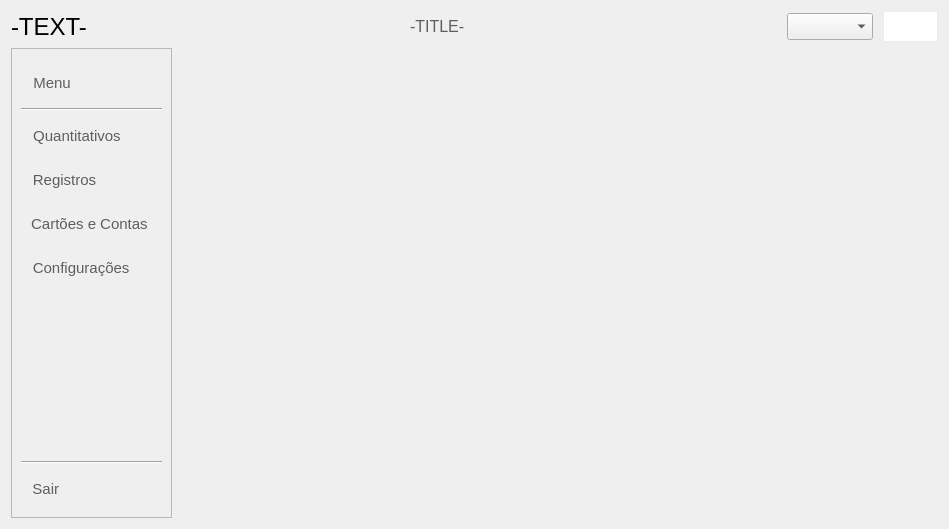
<?xml version="1.0" encoding="UTF-8"?>
<ui version="4.0">
 <class>MainPage</class>
 <widget class="QWidget" name="MainPage">
  <property name="geometry">
   <rect>
    <x>0</x>
    <y>0</y>
    <width>949</width>
    <height>529</height>
   </rect>
  </property>
  <property name="font">
   <font>
    <family>Segoe UI</family>
    <pointsize>12</pointsize>
   </font>
  </property>
  <property name="windowTitle">
   <string>Form</string>
  </property>
  <layout class="QGridLayout" name="mainLayout">
   <item row="0" column="0" colspan="2">
    <widget class="QWidget" name="widget" native="true">
     <layout class="QHBoxLayout" name="horizontalLayout">
      <property name="spacing">
       <number>10</number>
      </property>
      <property name="leftMargin">
       <number>0</number>
      </property>
      <property name="topMargin">
       <number>0</number>
      </property>
      <property name="rightMargin">
       <number>0</number>
      </property>
      <property name="bottomMargin">
       <number>0</number>
      </property>
      <item>
       <widget class="QLabel" name="lbTextUser">
        <property name="font">
         <font>
          <pointsize>18</pointsize>
         </font>
        </property>
        <property name="text">
         <string>-TEXT-</string>
        </property>
       </widget>
      </item>
      <item>
       <spacer name="horizontalSpacer_2">
        <property name="orientation">
         <enum>Qt::Horizontal</enum>
        </property>
        <property name="sizeHint" stdset="0">
         <size>
          <width>0</width>
          <height>20</height>
         </size>
        </property>
       </spacer>
      </item>
      <item>
       <widget class="QLabel" name="lbTitle">
        <property name="styleSheet">
         <string notr="true">color: #5E5E5E;</string>
        </property>
        <property name="text">
         <string>-TITLE-</string>
        </property>
       </widget>
      </item>
      <item>
       <spacer name="horizontalSpacer">
        <property name="orientation">
         <enum>Qt::Horizontal</enum>
        </property>
        <property name="sizeHint" stdset="0">
         <size>
          <width>0</width>
          <height>20</height>
         </size>
        </property>
       </spacer>
      </item>
      <item>
       <widget class="QComboBox" name="cbProfile"/>
      </item>
      <item>
       <widget class="QPushButton" name="btnNotificacoes">
        <property name="styleSheet">
         <string notr="true">QPushButton {
	background-color: white;
	border: 1px solid #EDEDED;
	border-radius: 18;
    padding: 5;
}

QPushButton::hover {
	background-color: transparent;
}</string>
        </property>
        <property name="text">
         <string/>
        </property>
        <property name="icon">
         <iconset resource="imgs/resource.qrc">
          <normaloff>:/root/icons/bell.svg</normaloff>:/root/icons/bell.svg</iconset>
        </property>
        <property name="iconSize">
         <size>
          <width>25</width>
          <height>25</height>
         </size>
        </property>
        <property name="flat">
         <bool>true</bool>
        </property>
       </widget>
      </item>
     </layout>
    </widget>
   </item>
   <item row="1" column="0">
    <widget class="QFrame" name="frame">
     <property name="sizePolicy">
      <sizepolicy hsizetype="Fixed" vsizetype="Preferred">
       <horstretch>0</horstretch>
       <verstretch>0</verstretch>
      </sizepolicy>
     </property>
     <property name="font">
      <font>
       <pointsize>11</pointsize>
      </font>
     </property>
     <property name="styleSheet">
      <string notr="true">QWidget {
	color: #5E5E5E;
}

QPushButton {
	border: none;
	padding: 10;
	border-radius: 10;
	border-top-left-radius: 0;
	border-bottom-left-radius: 0;
}

QPushButton::hover, QPushButton:checked {
	border-left:4px solid #003F87;
	background-color: #CEE5FF;
}

/* botões para não aplicar cores */
QPushButton#btnSair::hover, QPushButton#btnNav::hover { background-color: transparent; border: none;}</string>
     </property>
     <property name="frameShape">
      <enum>QFrame::StyledPanel</enum>
     </property>
     <property name="frameShadow">
      <enum>QFrame::Raised</enum>
     </property>
     <layout class="QVBoxLayout" name="frameLayout">
      <item>
       <widget class="QWidget" name="widget_2" native="true">
        <layout class="QHBoxLayout" name="horizontalLayout_2">
         <property name="spacing">
          <number>0</number>
         </property>
         <property name="leftMargin">
          <number>0</number>
         </property>
         <property name="topMargin">
          <number>0</number>
         </property>
         <property name="rightMargin">
          <number>0</number>
         </property>
         <property name="bottomMargin">
          <number>0</number>
         </property>
        </layout>
       </widget>
      </item>
      <item>
       <widget class="QPushButton" name="btnNav">
        <property name="font">
         <font>
          <family>Segoe UI</family>
          <pointsize>11</pointsize>
         </font>
        </property>
        <property name="cursor">
         <cursorShape>PointingHandCursor</cursorShape>
        </property>
        <property name="toolTip">
         <string>Menu</string>
        </property>
        <property name="text">
         <string>Menu                   </string>
        </property>
        <property name="icon">
         <iconset resource="imgs/resource.qrc">
          <normaloff>:/root/icons/bars-solid-full.svg</normaloff>:/root/icons/bars-solid-full.svg</iconset>
        </property>
        <property name="iconSize">
         <size>
          <width>25</width>
          <height>25</height>
         </size>
        </property>
        <property name="flat">
         <bool>true</bool>
        </property>
       </widget>
      </item>
      <item>
       <widget class="Line" name="line_2">
        <property name="orientation">
         <enum>Qt::Horizontal</enum>
        </property>
       </widget>
      </item>
      <item>
       <widget class="QPushButton" name="btnQuantitativos">
        <property name="font">
         <font>
          <family>Segoe UI</family>
          <pointsize>11</pointsize>
         </font>
        </property>
        <property name="cursor">
         <cursorShape>PointingHandCursor</cursorShape>
        </property>
        <property name="toolTip">
         <string>Quantitativos</string>
        </property>
        <property name="text">
         <string>Quantitativos       </string>
        </property>
        <property name="icon">
         <iconset resource="imgs/resource.qrc">
          <normaloff>:/root/icons/pie-chart.svg</normaloff>:/root/icons/pie-chart.svg</iconset>
        </property>
        <property name="iconSize">
         <size>
          <width>25</width>
          <height>25</height>
         </size>
        </property>
        <property name="checkable">
         <bool>true</bool>
        </property>
        <property name="flat">
         <bool>true</bool>
        </property>
       </widget>
      </item>
      <item>
       <widget class="QPushButton" name="btnRegs">
        <property name="font">
         <font>
          <family>Segoe UI</family>
          <pointsize>11</pointsize>
         </font>
        </property>
        <property name="cursor">
         <cursorShape>PointingHandCursor</cursorShape>
        </property>
        <property name="toolTip">
         <string>Registros</string>
        </property>
        <property name="text">
         <string>Registros             </string>
        </property>
        <property name="icon">
         <iconset resource="imgs/resource.qrc">
          <normaloff>:/root/icons/list.svg</normaloff>:/root/icons/list.svg</iconset>
        </property>
        <property name="iconSize">
         <size>
          <width>25</width>
          <height>25</height>
         </size>
        </property>
        <property name="checkable">
         <bool>true</bool>
        </property>
        <property name="flat">
         <bool>true</bool>
        </property>
       </widget>
      </item>
      <item>
       <widget class="QPushButton" name="btnCartoes">
        <property name="font">
         <font>
          <family>Segoe UI</family>
          <pointsize>11</pointsize>
         </font>
        </property>
        <property name="cursor">
         <cursorShape>PointingHandCursor</cursorShape>
        </property>
        <property name="toolTip">
         <string>Cartões e Contas</string>
        </property>
        <property name="text">
         <string>Cartões e Contas </string>
        </property>
        <property name="icon">
         <iconset resource="imgs/resource.qrc">
          <normaloff>:/root/icons/credit-card.svg</normaloff>:/root/icons/credit-card.svg</iconset>
        </property>
        <property name="iconSize">
         <size>
          <width>25</width>
          <height>25</height>
         </size>
        </property>
        <property name="checkable">
         <bool>true</bool>
        </property>
        <property name="flat">
         <bool>true</bool>
        </property>
       </widget>
      </item>
      <item>
       <widget class="QPushButton" name="btnConfig">
        <property name="font">
         <font>
          <family>Segoe UI</family>
          <pointsize>11</pointsize>
         </font>
        </property>
        <property name="cursor">
         <cursorShape>PointingHandCursor</cursorShape>
        </property>
        <property name="toolTip">
         <string>Configurações</string>
        </property>
        <property name="styleSheet">
         <string notr="true"/>
        </property>
        <property name="text">
         <string>Configurações     </string>
        </property>
        <property name="icon">
         <iconset resource="imgs/resource.qrc">
          <normaloff>:/root/icons/settings.svg</normaloff>:/root/icons/settings.svg</iconset>
        </property>
        <property name="iconSize">
         <size>
          <width>25</width>
          <height>25</height>
         </size>
        </property>
        <property name="checkable">
         <bool>true</bool>
        </property>
        <property name="flat">
         <bool>true</bool>
        </property>
       </widget>
      </item>
      <item>
       <spacer name="verticalSpacer">
        <property name="orientation">
         <enum>Qt::Vertical</enum>
        </property>
        <property name="sizeHint" stdset="0">
         <size>
          <width>20</width>
          <height>0</height>
         </size>
        </property>
       </spacer>
      </item>
      <item>
       <widget class="Line" name="line">
        <property name="orientation">
         <enum>Qt::Horizontal</enum>
        </property>
       </widget>
      </item>
      <item>
       <widget class="QPushButton" name="btnSair">
        <property name="font">
         <font>
          <family>Segoe UI</family>
          <pointsize>11</pointsize>
         </font>
        </property>
        <property name="cursor">
         <cursorShape>PointingHandCursor</cursorShape>
        </property>
        <property name="toolTip">
         <string>Sair</string>
        </property>
        <property name="styleSheet">
         <string notr="true"/>
        </property>
        <property name="text">
         <string>Sair                      </string>
        </property>
        <property name="icon">
         <iconset resource="imgs/resource.qrc">
          <normaloff>:/root/icons/log-out.svg</normaloff>:/root/icons/log-out.svg</iconset>
        </property>
        <property name="iconSize">
         <size>
          <width>25</width>
          <height>25</height>
         </size>
        </property>
        <property name="flat">
         <bool>true</bool>
        </property>
       </widget>
      </item>
     </layout>
    </widget>
   </item>
   <item row="1" column="1">
    <widget class="QWidget" name="widContent" native="true"/>
   </item>
  </layout>
 </widget>
 <resources>
  <include location="imgs/resource.qrc"/>
 </resources>
 <connections/>
</ui>
